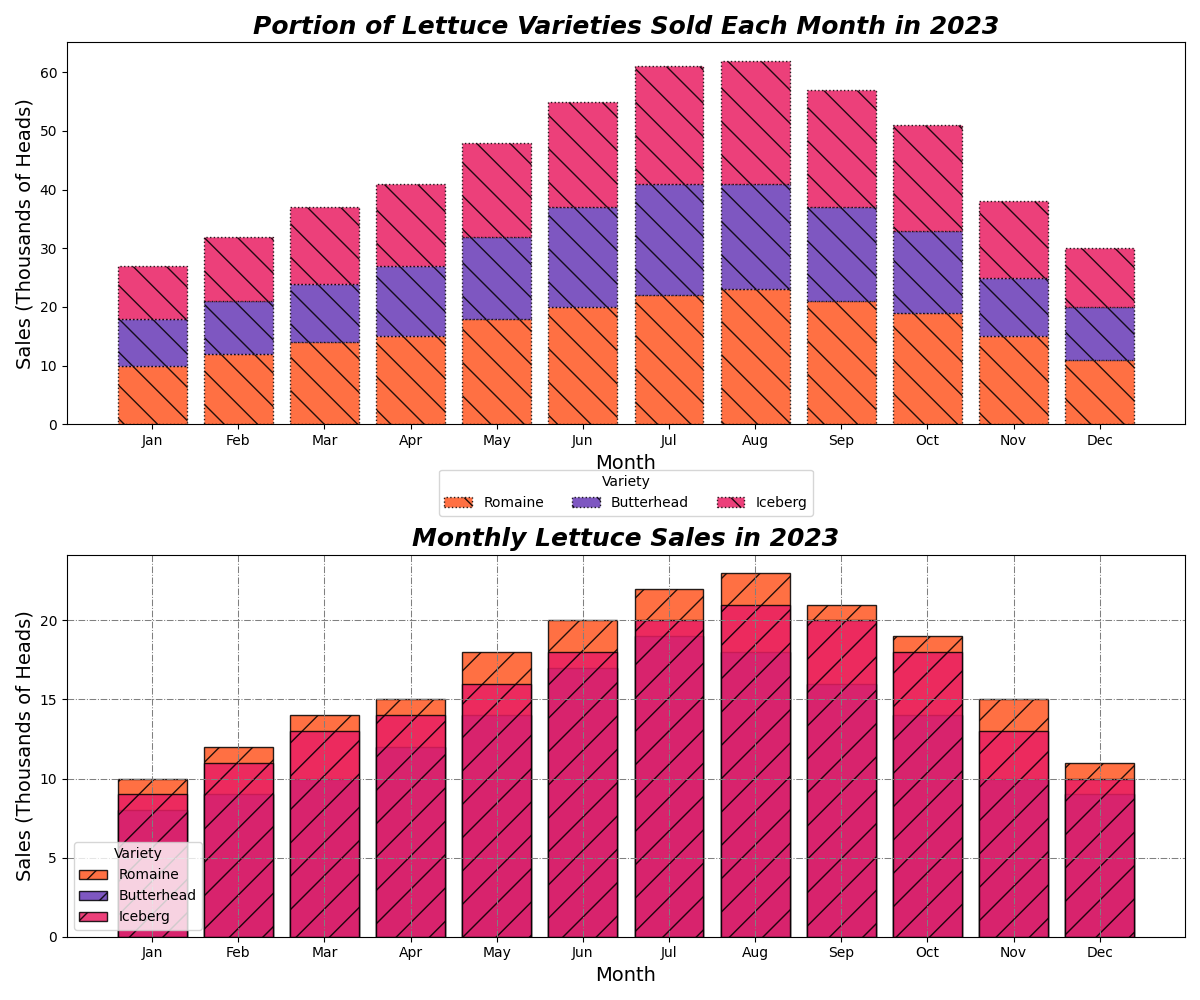

Here is the Python script that generated this plot:
import numpy as np
import matplotlib.pyplot as plt

months = ['Jan', 'Feb', 'Mar', 'Apr', 'May', 'Jun', 'Jul', 'Aug', 'Sep', 'Oct', 'Nov', 'Dec']
lettuce_varieties = ['Romaine', 'Butterhead', 'Iceberg']

sales_data = np.array([
    [10, 12, 14, 15, 18, 20, 22, 23, 21, 19, 15, 11],
    [8, 9, 10, 12, 14, 17, 19, 18, 16, 14, 10, 9],
    [9, 11, 13, 14, 16, 18, 20, 21, 20, 18, 13, 10]
])

colors = ['#FF5722', '#673AB7', '#E91E63']

fig, axs = plt.subplots(2, 1, figsize=(12, 10), constrained_layout=True)

cumulative_sales_data = np.cumsum(sales_data, axis=0)
bottom = np.zeros(len(months))
for idx, (variety, color) in enumerate(zip(lettuce_varieties, colors)):
    axs[0].bar(months, sales_data[idx], bottom=bottom, color=color, alpha=0.85, label=variety, edgecolor='black', linestyle='dotted', hatch='\\')
    bottom += sales_data[idx]

axs[0].set_title('Portion of Lettuce Varieties Sold Each Month in 2023', fontsize=18, weight='bold', style='italic')
axs[0].set_xlabel('Month', fontsize=14)
axs[0].set_ylabel('Sales (Thousands of Heads)', fontsize=14)
axs[0].legend(title='Variety', loc='upper center', bbox_to_anchor=(0.5, -0.10), ncol=3, fontsize=10)
axs[0].grid(False)

for idx, variety in enumerate(lettuce_varieties):
    axs[1].bar(months, sales_data[idx], color=colors[idx], alpha=0.85, label=variety, edgecolor='black', hatch="/")

axs[1].set_title('Monthly Lettuce Sales in 2023', fontsize=18, weight='bold', style='italic')
axs[1].set_xlabel('Month', fontsize=14)
axs[1].set_ylabel('Sales (Thousands of Heads)', fontsize=14)
axs[1].legend(title='Variety', loc='lower left', fontsize=10)
axs[1].grid(True, which='both', linestyle='-.', linewidth=0.75, color='gray')

plt.tight_layout()
plt.show()
